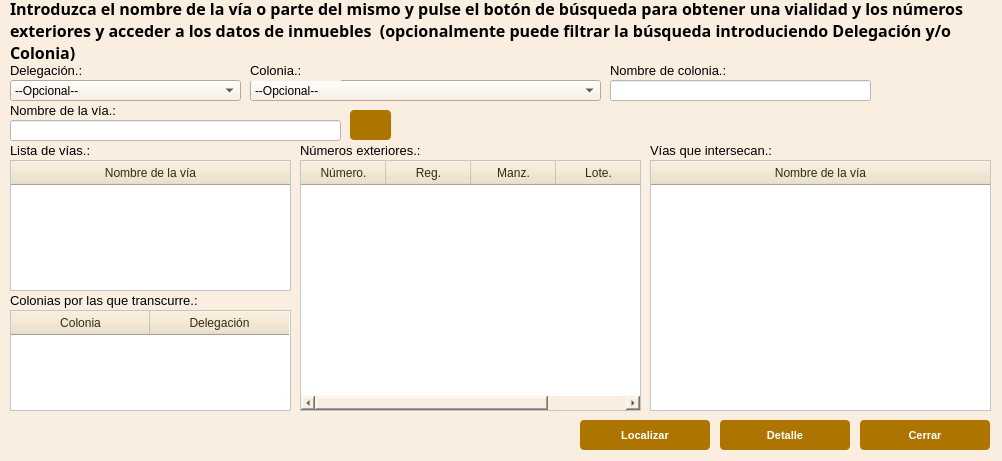
<?xml version="1.0" encoding="UTF-8"?>
<ui version="4.0">
 <class>busquedadireccionDialogBase</class>
 <widget class="QDialog" name="busquedadireccionDialogBase">
  <property name="geometry">
   <rect>
    <x>0</x>
    <y>0</y>
    <width>1002</width>
    <height>461</height>
   </rect>
  </property>
  <property name="minimumSize">
   <size>
    <width>1002</width>
    <height>461</height>
   </size>
  </property>
  <property name="maximumSize">
   <size>
    <width>1002</width>
    <height>461</height>
   </size>
  </property>
  <property name="windowTitle">
   <string>Búsqueda por dirección</string>
  </property>
  <property name="styleSheet">
   <string notr="true">background : rgb(250,238,224);</string>
  </property>
  <widget class="QPushButton" name="btLocalizar">
   <property name="geometry">
    <rect>
     <x>580</x>
     <y>420</y>
     <width>130</width>
     <height>30</height>
    </rect>
   </property>
   <property name="font">
    <font>
     <family>MS Shell Dlg 2</family>
     <pointsize>8</pointsize>
     <weight>75</weight>
     <bold>true</bold>
    </font>
   </property>
   <property name="styleSheet">
    <string notr="true">QPushButton{
background : rgb(174, 116, 0);
color : rgb(255, 255, 255);
border-radius : 4px;
}
QPushButton::hover{
background : rgb(104, 69, 13);
color : rgb(255, 255, 255);
border-radius : 4px;
}
QPushButton:disabled {
background: rgb(217, 217, 217)
}</string>
   </property>
   <property name="text">
    <string>Localizar</string>
   </property>
  </widget>
  <widget class="QPushButton" name="btCerrar">
   <property name="geometry">
    <rect>
     <x>860</x>
     <y>420</y>
     <width>130</width>
     <height>30</height>
    </rect>
   </property>
   <property name="font">
    <font>
     <family>MS Shell Dlg 2</family>
     <pointsize>8</pointsize>
     <weight>75</weight>
     <bold>true</bold>
    </font>
   </property>
   <property name="styleSheet">
    <string notr="true">QPushButton{
background : rgb(174, 116, 0);
color : rgb(255, 255, 255);
border-radius : 4px;
}
QPushButton::hover{
background : rgb(104, 69, 13);
color : rgb(255, 255, 255);
border-radius : 4px;
}
QPushButton:disabled {
background: rgb(217, 217, 217)
}</string>
   </property>
   <property name="text">
    <string>Cerrar</string>
   </property>
  </widget>
  <widget class="QPushButton" name="btDetalle">
   <property name="geometry">
    <rect>
     <x>720</x>
     <y>420</y>
     <width>130</width>
     <height>30</height>
    </rect>
   </property>
   <property name="font">
    <font>
     <family>MS Shell Dlg 2</family>
     <pointsize>8</pointsize>
     <weight>75</weight>
     <bold>true</bold>
    </font>
   </property>
   <property name="styleSheet">
    <string notr="true">QPushButton{
background : rgb(174, 116, 0);
color : rgb(255, 255, 255);
border-radius : 4px;
}
QPushButton::hover{
background : rgb(104, 69, 13);
color : rgb(255, 255, 255);
border-radius : 4px;
}
QPushButton:disabled {
background: rgb(217, 217, 217)
}</string>
   </property>
   <property name="text">
    <string>Detalle</string>
   </property>
  </widget>
  <widget class="QTableWidget" name="twVias">
   <property name="geometry">
    <rect>
     <x>650</x>
     <y>160</y>
     <width>341</width>
     <height>251</height>
    </rect>
   </property>
   <property name="styleSheet">
    <string notr="true">QTableWidget {background-color: white;}
QHeaderView::section
{
background-color: rgb(238,225,200);
color : rgb(52, 42, 24 );
text-align: right;
font-size:12px;
height:24px
}
QHeaderView {background-color: white;}</string>
   </property>
   <attribute name="horizontalHeaderDefaultSectionSize">
    <number>339</number>
   </attribute>
   <column>
    <property name="text">
     <string>Nombre de la vía</string>
    </property>
    <property name="font">
     <font>
      <family>Arial</family>
      <pointsize>12</pointsize>
      <weight>75</weight>
      <bold>true</bold>
     </font>
    </property>
   </column>
  </widget>
  <widget class="QTableWidget" name="twNumerosExteriores">
   <property name="geometry">
    <rect>
     <x>300</x>
     <y>160</y>
     <width>341</width>
     <height>251</height>
    </rect>
   </property>
   <property name="styleSheet">
    <string notr="true">QTableWidget {background-color: white;}
QHeaderView::section
{
background-color: rgb(238,225,200);
color : rgb(52, 42, 24 );
text-align: right;
font-size:12px;
height:24px
}
QHeaderView {background-color: white;}</string>
   </property>
   <attribute name="horizontalHeaderDefaultSectionSize">
    <number>85</number>
   </attribute>
   <column>
    <property name="text">
     <string>Número.</string>
    </property>
    <property name="font">
     <font>
      <family>Arial</family>
      <pointsize>12</pointsize>
      <weight>75</weight>
      <bold>true</bold>
     </font>
    </property>
   </column>
   <column>
    <property name="text">
     <string>Reg.</string>
    </property>
    <property name="font">
     <font>
      <family>Arial</family>
      <pointsize>12</pointsize>
      <weight>75</weight>
      <bold>true</bold>
     </font>
    </property>
   </column>
   <column>
    <property name="text">
     <string>Manz.</string>
    </property>
   </column>
   <column>
    <property name="text">
     <string>Lote.</string>
    </property>
   </column>
  </widget>
  <widget class="QTableWidget" name="twColonias">
   <property name="geometry">
    <rect>
     <x>10</x>
     <y>310</y>
     <width>281</width>
     <height>101</height>
    </rect>
   </property>
   <property name="styleSheet">
    <string notr="true">QTableWidget {background-color: white;}
QHeaderView::section
{
background-color: rgb(238,225,200);
color : rgb(52, 42, 24 );
text-align: right;
font-size:12px;
height:24px
}
QHeaderView {background-color: white;}</string>
   </property>
   <attribute name="horizontalHeaderDefaultSectionSize">
    <number>139</number>
   </attribute>
   <column>
    <property name="text">
     <string>Colonia</string>
    </property>
    <property name="font">
     <font>
      <family>Arial</family>
      <pointsize>12</pointsize>
      <weight>75</weight>
      <bold>true</bold>
     </font>
    </property>
   </column>
   <column>
    <property name="text">
     <string>Delegación</string>
    </property>
    <property name="font">
     <font>
      <family>Arial</family>
      <pointsize>12</pointsize>
      <weight>75</weight>
      <bold>true</bold>
     </font>
    </property>
   </column>
  </widget>
  <widget class="QTableWidget" name="twListaVias">
   <property name="geometry">
    <rect>
     <x>10</x>
     <y>160</y>
     <width>281</width>
     <height>131</height>
    </rect>
   </property>
   <property name="styleSheet">
    <string notr="true">QTableWidget {background-color: white;}
QHeaderView::section
{
background-color: rgb(238,225,200);
color : rgb(52, 42, 24 );
text-align: right;
font-size:12px;
height:24px
}
QHeaderView {background-color: white;}</string>
   </property>
   <attribute name="horizontalHeaderDefaultSectionSize">
    <number>279</number>
   </attribute>
   <column>
    <property name="text">
     <string>Nombre de la vía</string>
    </property>
    <property name="font">
     <font>
      <family>Arial</family>
      <pointsize>12</pointsize>
      <weight>75</weight>
      <bold>true</bold>
     </font>
    </property>
   </column>
  </widget>
  <widget class="QComboBox" name="cbDelegacion">
   <property name="geometry">
    <rect>
     <x>10</x>
     <y>80</y>
     <width>231</width>
     <height>21</height>
    </rect>
   </property>
   <property name="styleSheet">
    <string notr="true">QComboBox QAbstractItemView::item { max-height: 200; font-family: &quot;Century Gothic&quot;;}

QListView{color: black ; font-family: &quot;Century Gothic&quot;;}

QComboBox{
background : rgb(250,238,224);
}
QComboBox:item:selected {
color: black ;
}</string>
   </property>
   <property name="currentText">
    <string>--Opcional--</string>
   </property>
   <item>
    <property name="text">
     <string>--Opcional--</string>
    </property>
   </item>
  </widget>
  <widget class="QComboBox" name="cbCoonia">
   <property name="geometry">
    <rect>
     <x>250</x>
     <y>80</y>
     <width>351</width>
     <height>21</height>
    </rect>
   </property>
   <property name="styleSheet">
    <string notr="true">QComboBox QAbstractItemView::item { max-height: 200; font-family: &quot;Century Gothic&quot;;}

QListView{color: black ; font-family: &quot;Century Gothic&quot;;}

QComboBox{
background : rgb(250,238,224);
}
QComboBox:item:selected {
color: black ;
}</string>
   </property>
   <item>
    <property name="text">
     <string>--Opcional--</string>
    </property>
   </item>
  </widget>
  <widget class="QLabel" name="label">
   <property name="geometry">
    <rect>
     <x>10</x>
     <y>0</y>
     <width>981</width>
     <height>61</height>
    </rect>
   </property>
   <property name="font">
    <font>
     <family>Century Gothic</family>
     <pointsize>12</pointsize>
     <weight>75</weight>
     <bold>true</bold>
    </font>
   </property>
   <property name="layoutDirection">
    <enum>Qt::LeftToRight</enum>
   </property>
   <property name="autoFillBackground">
    <bool>false</bool>
   </property>
   <property name="frameShape">
    <enum>QFrame::NoFrame</enum>
   </property>
   <property name="frameShadow">
    <enum>QFrame::Plain</enum>
   </property>
   <property name="lineWidth">
    <number>1</number>
   </property>
   <property name="midLineWidth">
    <number>0</number>
   </property>
   <property name="text">
    <string>Introduzca el nombre de la vía o parte del mismo y pulse el botón de búsqueda para obtener una vialidad y los números exteriores y acceder a los datos de inmuebles  (opcionalmente puede filtrar la búsqueda introduciendo Delegación y/o Colonia)</string>
   </property>
   <property name="textFormat">
    <enum>Qt::AutoText</enum>
   </property>
   <property name="scaledContents">
    <bool>true</bool>
   </property>
   <property name="alignment">
    <set>Qt::AlignLeading|Qt::AlignLeft|Qt::AlignVCenter</set>
   </property>
   <property name="wordWrap">
    <bool>true</bool>
   </property>
  </widget>
  <widget class="QLineEdit" name="leNombreColonia">
   <property name="geometry">
    <rect>
     <x>610</x>
     <y>80</y>
     <width>261</width>
     <height>21</height>
    </rect>
   </property>
   <property name="font">
    <font>
     <family>Arial</family>
     <pointsize>12</pointsize>
     <weight>75</weight>
     <bold>true</bold>
    </font>
   </property>
   <property name="styleSheet">
    <string notr="true">background : rgb(255,255,255)</string>
   </property>
   <property name="text">
    <string/>
   </property>
   <property name="alignment">
    <set>Qt::AlignCenter</set>
   </property>
  </widget>
  <widget class="QLineEdit" name="leNombreVia">
   <property name="geometry">
    <rect>
     <x>10</x>
     <y>120</y>
     <width>331</width>
     <height>21</height>
    </rect>
   </property>
   <property name="font">
    <font>
     <family>Arial</family>
     <pointsize>12</pointsize>
     <weight>75</weight>
     <bold>true</bold>
    </font>
   </property>
   <property name="styleSheet">
    <string notr="true">background : rgb(255,255,255)</string>
   </property>
   <property name="text">
    <string/>
   </property>
   <property name="alignment">
    <set>Qt::AlignCenter</set>
   </property>
  </widget>
  <widget class="QLabel" name="label_3">
   <property name="geometry">
    <rect>
     <x>10</x>
     <y>60</y>
     <width>111</width>
     <height>21</height>
    </rect>
   </property>
   <property name="font">
    <font>
     <family>Arial</family>
     <pointsize>10</pointsize>
     <weight>50</weight>
     <bold>false</bold>
    </font>
   </property>
   <property name="text">
    <string>Delegación.:</string>
   </property>
  </widget>
  <widget class="QLabel" name="label_4">
   <property name="geometry">
    <rect>
     <x>250</x>
     <y>60</y>
     <width>91</width>
     <height>21</height>
    </rect>
   </property>
   <property name="font">
    <font>
     <family>Arial</family>
     <pointsize>10</pointsize>
     <weight>50</weight>
     <bold>false</bold>
    </font>
   </property>
   <property name="text">
    <string>Colonia.:</string>
   </property>
  </widget>
  <widget class="QLabel" name="label_5">
   <property name="geometry">
    <rect>
     <x>610</x>
     <y>60</y>
     <width>171</width>
     <height>21</height>
    </rect>
   </property>
   <property name="font">
    <font>
     <family>Arial</family>
     <pointsize>10</pointsize>
     <weight>50</weight>
     <bold>false</bold>
    </font>
   </property>
   <property name="text">
    <string>Nombre de colonia.:</string>
   </property>
  </widget>
  <widget class="QLabel" name="label_6">
   <property name="geometry">
    <rect>
     <x>10</x>
     <y>100</y>
     <width>151</width>
     <height>21</height>
    </rect>
   </property>
   <property name="font">
    <font>
     <family>Arial</family>
     <pointsize>10</pointsize>
     <weight>50</weight>
     <bold>false</bold>
    </font>
   </property>
   <property name="text">
    <string>Nombre de la vía.:</string>
   </property>
  </widget>
  <widget class="QLabel" name="label_7">
   <property name="geometry">
    <rect>
     <x>10</x>
     <y>140</y>
     <width>121</width>
     <height>21</height>
    </rect>
   </property>
   <property name="font">
    <font>
     <family>Arial</family>
     <pointsize>10</pointsize>
     <weight>50</weight>
     <bold>false</bold>
    </font>
   </property>
   <property name="text">
    <string>Lista de vías.:</string>
   </property>
  </widget>
  <widget class="QLabel" name="label_8">
   <property name="geometry">
    <rect>
     <x>300</x>
     <y>140</y>
     <width>211</width>
     <height>21</height>
    </rect>
   </property>
   <property name="font">
    <font>
     <family>Arial</family>
     <pointsize>10</pointsize>
     <weight>50</weight>
     <bold>false</bold>
    </font>
   </property>
   <property name="text">
    <string>Números exteriores.:</string>
   </property>
  </widget>
  <widget class="QLabel" name="label_9">
   <property name="geometry">
    <rect>
     <x>650</x>
     <y>140</y>
     <width>211</width>
     <height>21</height>
    </rect>
   </property>
   <property name="font">
    <font>
     <family>Arial</family>
     <pointsize>10</pointsize>
     <weight>50</weight>
     <bold>false</bold>
    </font>
   </property>
   <property name="text">
    <string>Vías que intersecan.:</string>
   </property>
  </widget>
  <widget class="QLabel" name="label_10">
   <property name="geometry">
    <rect>
     <x>10</x>
     <y>290</y>
     <width>281</width>
     <height>21</height>
    </rect>
   </property>
   <property name="font">
    <font>
     <family>Arial</family>
     <pointsize>10</pointsize>
     <weight>50</weight>
     <bold>false</bold>
    </font>
   </property>
   <property name="text">
    <string>Colonias por las que transcurre.:</string>
   </property>
  </widget>
  <widget class="QPushButton" name="btBusqueda">
   <property name="geometry">
    <rect>
     <x>350</x>
     <y>110</y>
     <width>41</width>
     <height>30</height>
    </rect>
   </property>
   <property name="font">
    <font>
     <family>Arial</family>
     <pointsize>12</pointsize>
     <weight>75</weight>
     <bold>true</bold>
    </font>
   </property>
   <property name="styleSheet">
    <string notr="true">QPushButton{
background : rgb(174, 116, 0);
color : rgb(255, 255, 255);
border-radius : 4px;
}
QPushButton::hover{
background : rgb(104, 69, 13);
color : rgb(255, 255, 255);
border-radius : 4px;
}
QPushButton:disabled {
background: rgb(217, 217, 217)
}</string>
   </property>
   <property name="text">
    <string/>
   </property>
   <property name="icon">
    <iconset>
     <normaloff>../../../../../../../../../../../../Documents/lupas.ico</normaloff>../../../../../../../../../../../../Documents/lupas.ico</iconset>
   </property>
  </widget>
  <zorder>label_3</zorder>
  <zorder>label</zorder>
  <zorder>label_5</zorder>
  <zorder>label_9</zorder>
  <zorder>label_8</zorder>
  <zorder>label_7</zorder>
  <zorder>label_10</zorder>
  <zorder>label_6</zorder>
  <zorder>btLocalizar</zorder>
  <zorder>btCerrar</zorder>
  <zorder>btDetalle</zorder>
  <zorder>twVias</zorder>
  <zorder>twNumerosExteriores</zorder>
  <zorder>twColonias</zorder>
  <zorder>twListaVias</zorder>
  <zorder>cbDelegacion</zorder>
  <zorder>cbCoonia</zorder>
  <zorder>leNombreColonia</zorder>
  <zorder>leNombreVia</zorder>
  <zorder>label_4</zorder>
  <zorder>btBusqueda</zorder>
 </widget>
 <resources/>
 <connections/>
</ui>
